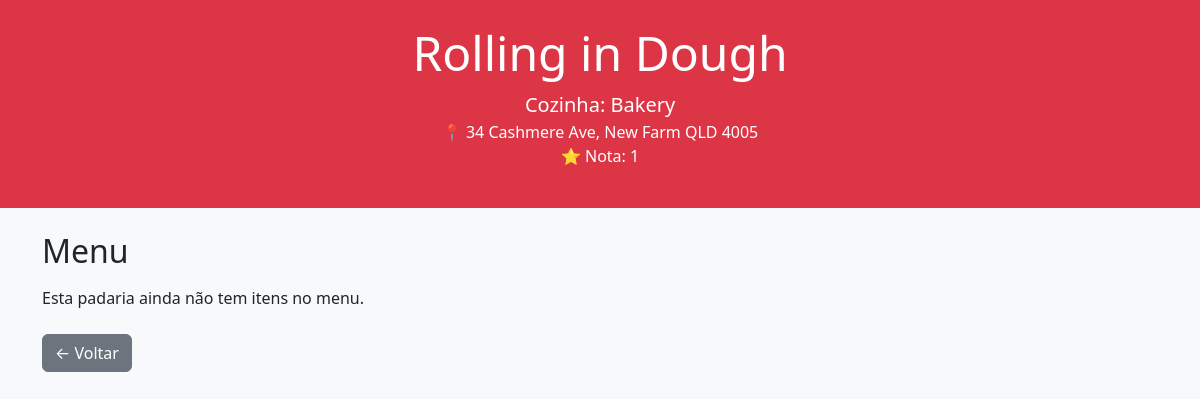
/bakery/3/, run on the app's committed database.
### bakeries/models.py (models this page shows)
class Bakery(models.Model):
    name = models.CharField(max_length=255)
    address = models.TextField()
    cuisine = models.CharField(max_length=255)
    rating = models.IntegerField()
    image = models.URLField(null=True, blank=True)

### bakeries/views.py (the view)
# urls.py: path('bakery/<int:pk>/', indexcopy, name='indexcopy')  # ✅ Nova rota dinâmica  # rota alternativa
def indexcopy(request, pk):
    bakery = get_object_or_404(Bakery, pk=pk)
    return render(request, 'indexcopy.html', {
        'bakery': bakery
    })

### bakery_project/templates/indexcopy.html (shortened to what this page needs)
<!DOCTYPE html>
<html lang="en">
<head>
  <link href="https://cdn.jsdelivr.net/npm/bootstrap@5.3.3/dist/css/bootstrap.min.css" rel="stylesheet">
</head>
<body class="bg-light">
  <header class="text-center py-4 mb-4 bg-danger text-white">
    <h1 class="display-5">{{ bakery.name }}</h1>
    <p class="lead mb-0">Cozinha: {{ bakery.cuisine }}</p>
    <p class="mb-0">📍 {{ bakery.address }}</p>
    <p>⭐ Nota: {{ bakery.rating }}</p>
  </header>
  <main class="container">
    <h2 class="mb-3">Menu</h2>
    {% if items %}
      <ul class="list-group">
        {% for item in items %}
          <li class="list-group-item d-flex justify-content-between align-items-center">
            {{ item.name }}
            <span class="badge bg-primary rounded-pill">${{ item.price }}</span>
          </li>
        {% endfor %}
      </ul>
    {% else %}
      <p>Esta padaria ainda não tem itens no menu.</p>
    {% endif %}
    <div class="mt-4">
      <a href="{% url 'index' %}" class="btn btn-secondary">← Voltar</a>
    </div>
  </main>
</body>
</html>

### data on the page
Bakery: name "Rolling in Dough", cuisine "Bakery", address "34 Cashmere Ave, New Farm QLD 4005", rating "1"
